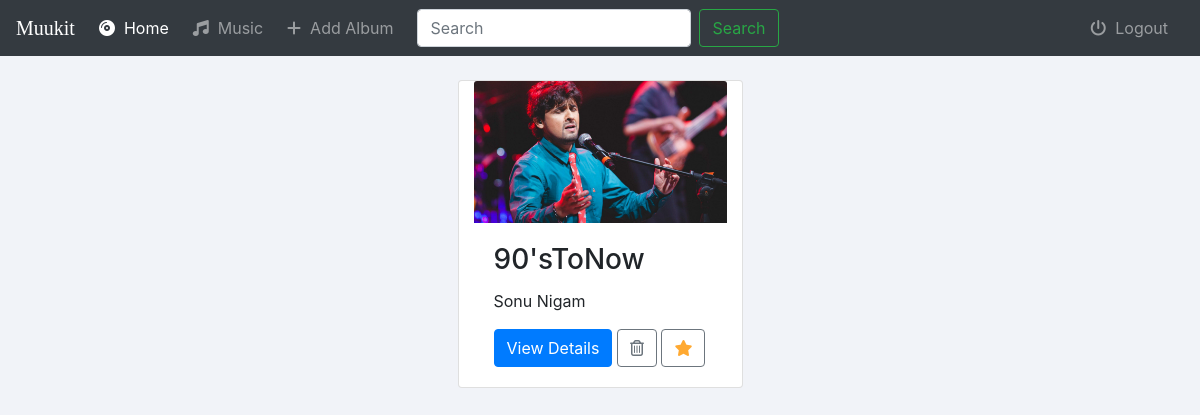
Page /music/index/ (signed in) on the committed database.
### music/models.py (models this page shows, shortened)
class Album(models.Model):
    user = models.ForeignKey(User,models.SET_NULL,blank=True,null=True)
    artist = models.CharField(max_length=250)
    album_title = models.CharField(max_length=500)
    genre = models.CharField(max_length=100)
    album_logo = models.FileField(upload_to='music/images')
    is_favorite = models.BooleanField(default=False)

### music/views.py (the view)
# urls.py: path('index/', views.index, name='music'),
@login_required(login_url='music:login')
def index(request):
    albums = Album.objects.filter(user=request.user)
    return render(request,'music/index.html',{'albums':albums,'searchAlbum':True,'homeactive':True})

### music/templates/music/index.html (shortened to what this page needs)
{% extends 'music/basic.html' %}
{% block body %}
<div class="container">
{% for album in albums %}
        {% if forloop.first %}
            <div class="row my-4 d-flex justify-content-around">
        {% endif %}
        <div class="card col-sm-9 col-md-8 col-lg-5 col-xl-3">
            <img class="card-img-top" src="{{album.album_logo.url}}" alt="Card image cap">
            <div class="card-body">
                <h3 class="card-title">{{ album.album_title }}</h3>
                <p class="card-text">{{album.artist}}</p>
                <a href="{% url 'music:detail' album.id %}" class="btn btn-primary">View Details</a>
                <a href="{% url 'music:album-delete' album.id %}" class="btn btn-outline-secondary">
                    <i class="far fa-trash-alt"></i></a>
                <a href="{% url 'music:favorite-album' album.id%}" class="btn btn-outline-secondary"><i class="fas fa-star {% if album.is_favorite %}active{% endif %}"></i></a>
            </div>
        </div>
         {% if forloop.counter|divisibleby:3 %}
           </div>
           {% if not forloop.last %}
          <div class="row my-4 d-flex justify-content-around">
            {%endif%}
          {% else %}
         </div>
         {%endif%}
{%endfor%}
</div>
{% endblock %}

### music/static/music/css/styles.css (style rules this page uses)
html,body { background:#f1f3f8; }
.fa-star { color: #aaaaaa; }
.fa-star.active { color:#ffa931; }

### rows in the picture
Album: album_logo (picture), album_title "90'sToNow", artist "Sonu Nigam", is_favorite True (drawn)
